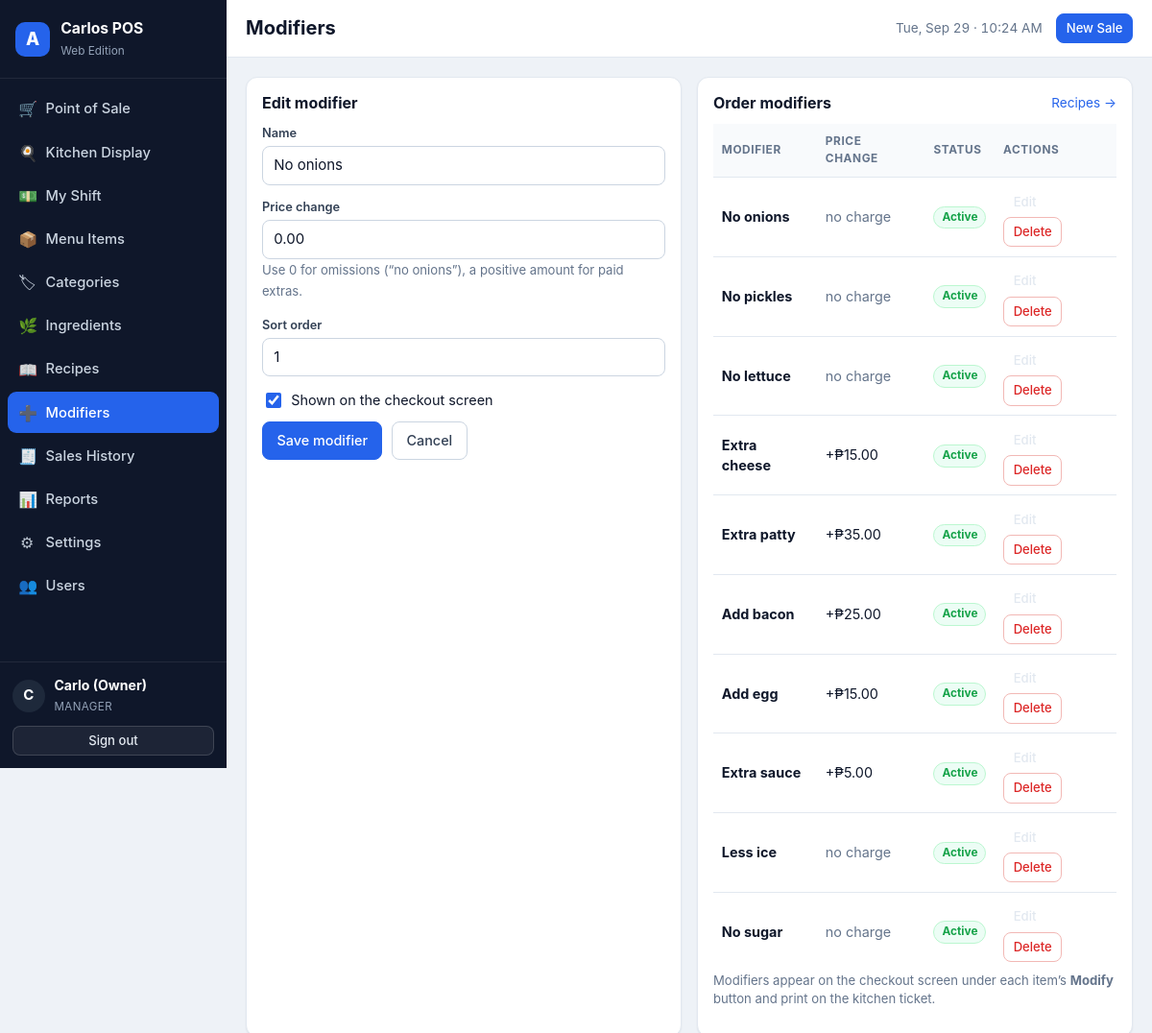
Page /index.php?page=modifiers&action=edit&id=1 (signed in) on the committed database.
### tables this page shows
CREATE TABLE IF NOT EXISTS `users` (
  `id`            INT UNSIGNED NOT NULL AUTO_INCREMENT,
  `name`          VARCHAR(100) NOT NULL,
  `username`      VARCHAR(50)  NOT NULL,
  `password_hash` VARCHAR(255) NOT NULL,
  `role`          ENUM('admin','cashier') NOT NULL DEFAULT 'cashier',
  `active`        TINYINT(1)   NOT NULL DEFAULT 1,
  `last_login`    DATETIME NULL DEFAULT NULL,
  `created_at`    DATETIME NOT NULL DEFAULT CURRENT_TIMESTAMP,
  PRIMARY KEY (`id`),
  UNIQUE KEY `uq_users_username` (`username`)
);

CREATE TABLE IF NOT EXISTS `modifiers` (
  `id`          INT UNSIGNED NOT NULL AUTO_INCREMENT,
  `name`        VARCHAR(80) NOT NULL,
  `price_delta` DECIMAL(12,2) NOT NULL DEFAULT 0.00,
  `active`      TINYINT(1)  NOT NULL DEFAULT 1,
  `sort_order`  INT NOT NULL DEFAULT 0,
  PRIMARY KEY (`id`),
  UNIQUE KEY `uq_modifiers_name` (`name`)
);

### app/helpers.php (called while the page is built, shortened)
<?php
function e($value)
{
    return htmlspecialchars((string) $value, ENT_QUOTES | ENT_SUBSTITUTE, 'UTF-8');
}
function base_url($path = '')
{
    static $base = null;
    if ($base === null) {
        if (BASE_URL !== '') {
            $base = rtrim(BASE_URL, '/');
        } else {
            $script = $_SERVER['SCRIPT_NAME'] ?? '/index.php';
            $dir    = str_replace('\\', '/', dirname($script));
            $base   = ($dir === '/' || $dir === '.') ? '' : rtrim($dir, '/');
        }
    }
    return $base . '/' . ltrim((string) $path, '/');
}
function asset($path)
{
    return base_url('assets/' . ltrim($path, '/'));
}
function is_post()
{
    return ($_SERVER['REQUEST_METHOD'] ?? 'GET') === 'POST';
}
function get($key, $default = '')
{
    return isset($_GET[$key]) ? (is_string($_GET[$key]) ? trim($_GET[$key]) : $_GET[$key]) : $default;
}
function is_logged_in()
{
    return !empty($_SESSION['user_id']);
}
function current_user()
{
    static $user = false;
    if ($user === false) {
        $user = null;
        if (is_logged_in()) {
            $user = db_one('SELECT id, name, username, role, active FROM users WHERE id = ? AND active = 1',
                           [(int) $_SESSION['user_id']]);
        }
    }
    return $user;
}
function require_login()
{
    current_user();
}
function require_admin()
{
    require_login();
}
function money($amount, $withSymbol = true)
{
    $dp      = (int) setting('decimal_places', '2');
    $symbol  = setting('currency_symbol', '₱');
    $number  = number_format((float) $amount, $dp, '.', ',');
    return setting('currency_position', 'before') === 'before'
        ? $symbol . $number
        : $number . ' ' . $symbol;
}
function initial($name)
{
    $name = trim((string) $name);
    return function_exists('mb_substr')
        ? mb_strtoupper(mb_substr($name, 0, 1))
        : strtoupper(substr($name, 0, 1));
}
function setting($key, $default = '')
{
    global $APP_SETTINGS;
    return $APP_SETTINGS[$key];
}
function role_label($role)
{
    return $role === 'admin' ? 'Manager' : 'Cashier';
}

### app/db.php (called while the page is built, shortened)
<?php
function db()
{
    static $pdo = null;
    if ($pdo === null) {
        $dsn = 'mysql:host=' . DB_HOST . ';dbname=' . DB_NAME . ';charset=' . DB_CHARSET;
        $pdo = new PDO($dsn, DB_USER, DB_PASS, [
            PDO::ATTR_ERRMODE            => PDO::ERRMODE_EXCEPTION,
            PDO::ATTR_DEFAULT_FETCH_MODE => PDO::FETCH_ASSOC,
            PDO::ATTR_EMULATE_PREPARES   => false,
        ]);
    }
    return $pdo;
}
function db_all($sql, $params = [])
{
    $st = db()->prepare($sql);
    $st->execute($params);
    return $st->fetchAll();
}
function db_one($sql, $params = [])
{
    $st = db()->prepare($sql);
    $st->execute($params);
    $row = $st->fetch();
    return $row === false ? null : $row;
}

### app/controllers/inventory.php (called while the page is built, shortened)
<?php
function modifiers_controller()
{
    return [
        'title' => 'Modifiers',
        'rows'  => db_all('SELECT * FROM modifiers ORDER BY sort_order, name'),
        'edit'  => ((int) get('id', 0)) ? db_one('SELECT * FROM modifiers WHERE id = ?', [(int) get('id')]) : null,
    ];
}

### app/views/modifiers.php (the view, shortened to what this page needs)
<div class="grid-2">
  <div class="card">
    <div class="card-head"><h3><?= $data['edit'] ? 'Edit modifier' : 'Add modifier' ?></h3></div>
    <form method="post" action="<?= e(base_url('index.php?page=modifiers&action=save')) ?>" class="form">
      <label class="field"><span>Name</span>
        <input class="input" type="text" name="name" required placeholder="e.g. Extra cheese, No onions"
               value="<?= e($data['edit']['name'] ?? '') ?>">
      </label>
      <label class="field"><span>Price change</span>
        <input class="input" type="number" step="0.01" name="price_delta"
               value="<?= e($data['edit']['price_delta'] ?? '0.00') ?>">
        <small class="muted">Use 0 for omissions (“no onions”), a positive amount for paid extras.</small>
      </label>
      <label class="field"><span>Sort order</span>
        <input class="input" type="number" name="sort_order" value="<?= e($data['edit']['sort_order'] ?? '0') ?>">
      </label>
      <label class="check">
        <input type="checkbox" name="active" value="1" <?= !isset($data['edit']['active']) || $data['edit']['active'] ? 'checked' : '' ?>>
        <span>Shown on the checkout screen</span>
      </label>
      <div class="form-actions">
        <button class="btn btn-primary" type="submit"><?= $data['edit'] ? 'Save modifier' : 'Add modifier' ?></button>
        <?php if ($data['edit']): ?>
          <a class="btn btn-ghost" href="<?= e(base_url('index.php?page=modifiers')) ?>">Cancel</a>
        <?php endif; ?>
      </div>
    </form>
  </div>
  <div class="card">
    <div class="card-head"><h3>Order modifiers</h3>
      <a class="link" href="<?= e(base_url('index.php?page=recipes')) ?>">Recipes →</a>
    </div>
    <div class="table-wrap">
      <table class="table">
        <thead><tr><th>Modifier</th><th class="right">Price change</th><th>Status</th><th class="right">Actions</th></tr></thead>
        <tbody>
        <?php foreach ($data['rows'] as $m): ?>
          <tr>
            <td><strong><?= e($m['name']) ?></strong></td>
            <td class="right">
              <?php if ((float) $m['price_delta'] == 0.0): ?>
                <span class="muted">no charge</span>
              <?php else: ?>
                +<?= e(money($m['price_delta'])) ?>
              <?php endif; ?>
            </td>
            <td><?= $m['active'] ? '<span class="pill pill-ok">Active</span>' : '<span class="pill pill-muted">Hidden</span>' ?></td>
            <td class="right">
              <a class="btn btn-sm btn-ghost" href="<?= e(base_url('index.php?page=modifiers&action=edit&id=' . $m['id'])) ?>">Edit</a>
              <form method="post" action="<?= e(base_url('index.php?page=modifiers&action=delete')) ?>" class="inline">
                <button class="btn btn-sm btn-danger" type="submit" data-confirm="Delete this modifier?">Delete</button>
              </form>
            </td>
          </tr>
        <?php endforeach; ?>
        </tbody>
      </table>
    </div>
    <p class="muted small">Modifiers appear on the checkout screen under each item’s <strong>Modify</strong> button and print on the kitchen ticket.</p>
  </div>
</div>

### app/views/layout/header.php (shortened to what this page needs)
<?php
$user     = $layout === 'app' ? current_user() : null;
$title    = $data['title'] ?? ucfirst($page ?? 'POS');
$navItems = [
    'pos'        => ['Point of Sale',   'cart',    'user'],
    'kitchen'    => ['Kitchen Display', 'kitchen', 'user'],
    'shifts'     => ['My Shift',        'drawer',  'user'],
    'products'   => ['Menu Items',      'box',     'admin'],
    'categories' => ['Categories',      'tag',     'admin'],
    'inventory'  => ['Ingredients',     'leaf',    'admin'],
    'recipes'    => ['Recipes',         'recipe',  'admin'],
    'modifiers'  => ['Modifiers',       'plus',    'admin'],
    'sales'      => ['Sales History',   'receipt', 'admin'],
    'reports'    => ['Reports',         'chart',   'admin'],
    'settings'   => ['Settings',        'gear',    'user'],
    'users'      => ['Users',           'users',   'admin'],
];
?>
<!DOCTYPE html>
<html lang="en">
<head>
<link rel="stylesheet" href="<?= e(asset('css/app.css')) ?>">
</head>
<body class="layout-<?= e($layout) ?><?= $page === 'pos' ? ' page-pos' : '' ?>">
<?php if ($layout === 'app'): ?>
<div class="app-shell">
  <aside class="sidebar" id="sidebar">
    <div class="brand">
      <div class="brand-mark">A</div>
      <div class="brand-text">
        <strong>Carlos POS</strong>
        <span>Web Edition</span>
      </div>
    </div>
    <nav class="nav">
      <?php foreach ($navItems as $key => [$label, $icon, $required]): ?>
        <a class="nav-link<?= $page === $key ? ' active' : '' ?>" href="<?= e(base_url('index.php?page=' . $key)) ?>">
          <span class="ico ico-<?= e($icon) ?>" aria-hidden="true"></span>
          <span class="nav-label"><?= e($label) ?></span>
        </a>
      <?php endforeach; ?>
    </nav>
    <div class="sidebar-foot">
      <div class="who">
        <div class="avatar"><?= e(initial($user['name'])) ?></div>
        <div>
          <strong><?= e($user['name']) ?></strong>
          <span class="role"><?= e(role_label($user['role'])) ?></span>
        </div>
      </div>
      <a class="btn btn-ghost btn-sm" href="<?= e(base_url('index.php?page=logout')) ?>">Sign out</a>
    </div>
  </aside>
  <div class="main">
    <header class="topbar">
      <div class="topbar-title">
        <h1><?= e($title) ?></h1>
      </div>
      <div class="topbar-meta">
        <span class="clock" id="clock"><?= e(date('D, M d · h:i A')) ?></span>
        <a class="btn btn-primary btn-sm" href="<?= e(base_url('index.php?page=pos')) ?>">New Sale</a>
      </div>
    </header>
    <main class="content">
<?php endif; ?>

### rows in the picture
users: name "C", name "Carlo (Owner)", role "MANAGER"
modifiers: name "No onions", price_delta "0.00", sort_order "1", active "☑", shows "no charge", shows "Active"
modifiers: name "No pickles", price_delta "no charge", active "Active"
modifiers: name "No lettuce", price_delta "no charge", active "Active"
modifiers: name "Extra cheese", price_delta "₱15.00", active "Active"
modifiers: name "Extra patty", price_delta "₱35.00", active "Active"
modifiers: name "Add bacon", price_delta "₱25.00", active "Active"
modifiers: name "Add egg", price_delta "₱15.00", active "Active"
modifiers: name "Extra sauce", price_delta "₱5.00", active "Active"
modifiers: name "Less ice", price_delta "no charge", active "Active"
modifiers: name "No sugar", price_delta "no charge", active "Active"

### other values in the picture
$label "Point of Sale"
$label "Kitchen Display"
$label "My Shift"
$label "Menu Items"
$label "Categories"
$label "Ingredients"
$label "Recipes"
$label "Modifiers"
$label "Sales History"
$label "Reports"
$label "Settings"
$label "Users"
$title "Modifiers"
